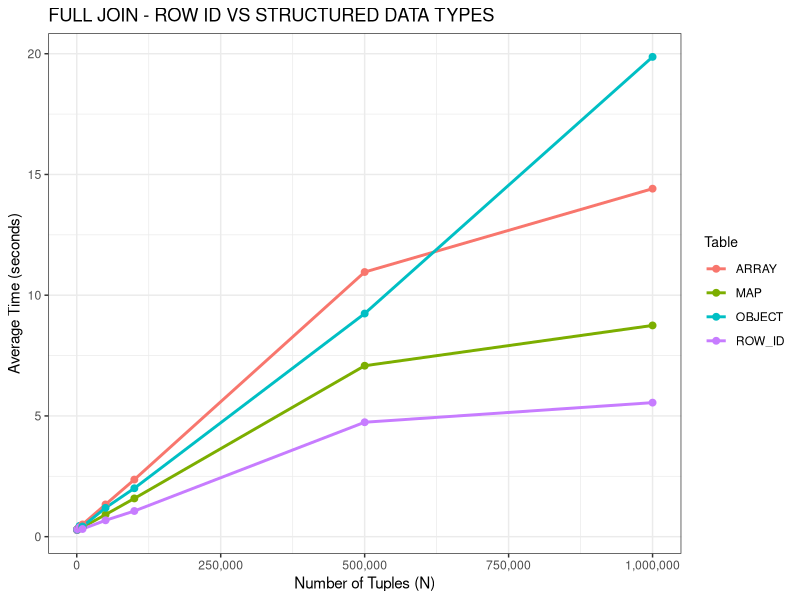
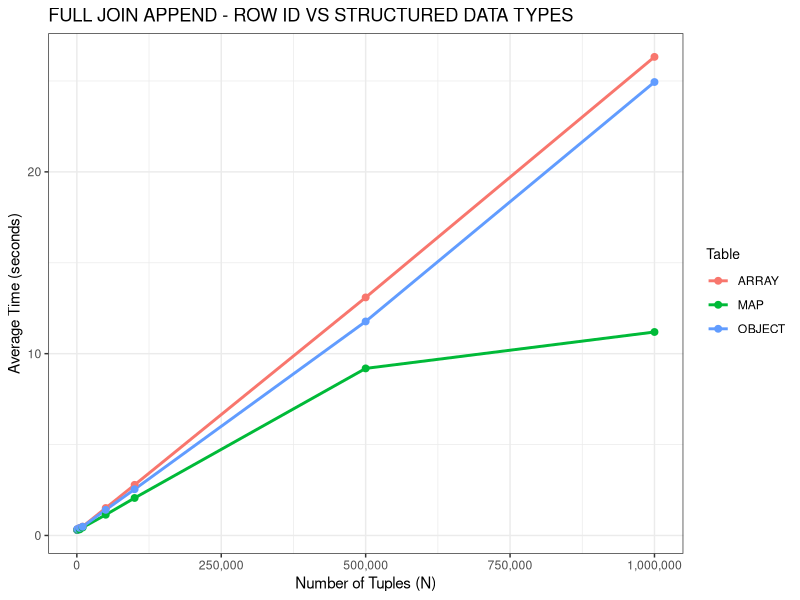
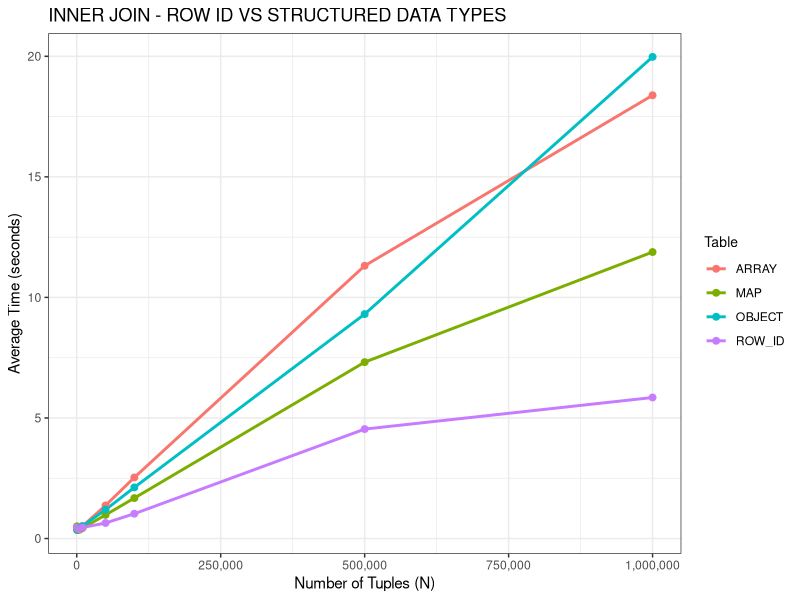
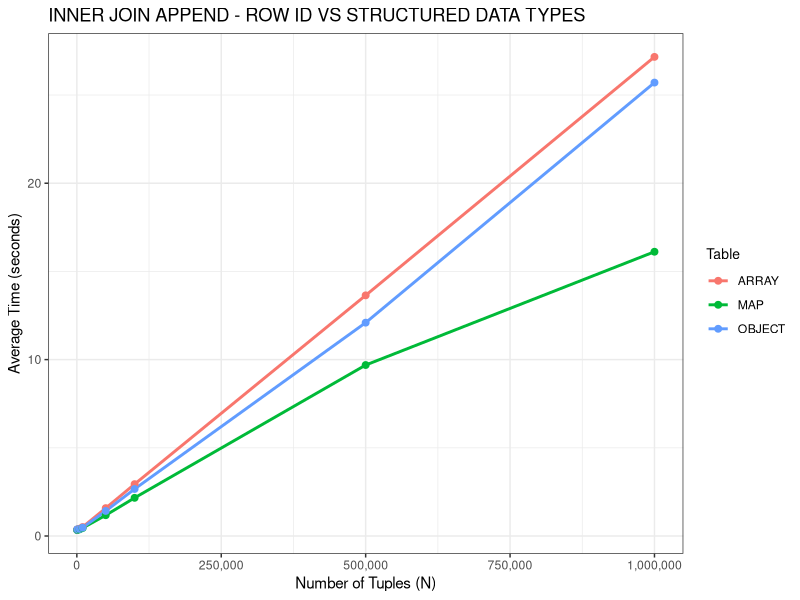
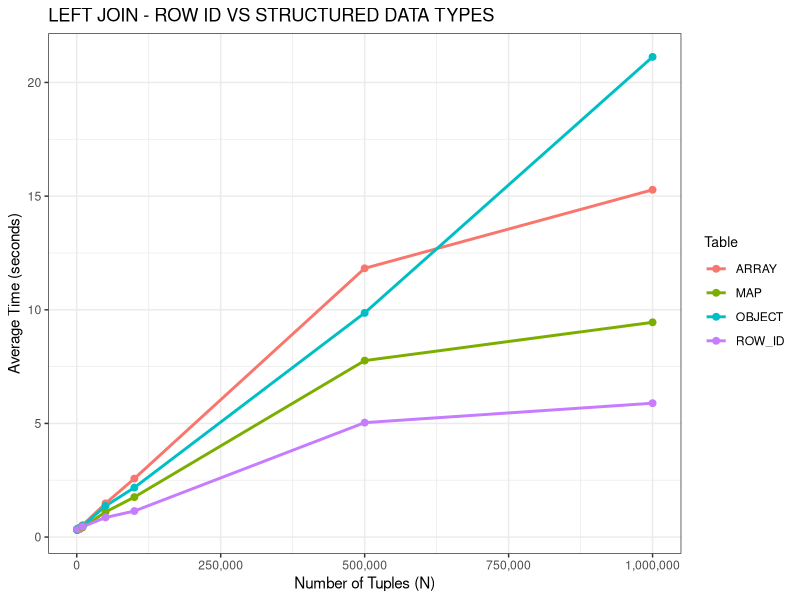
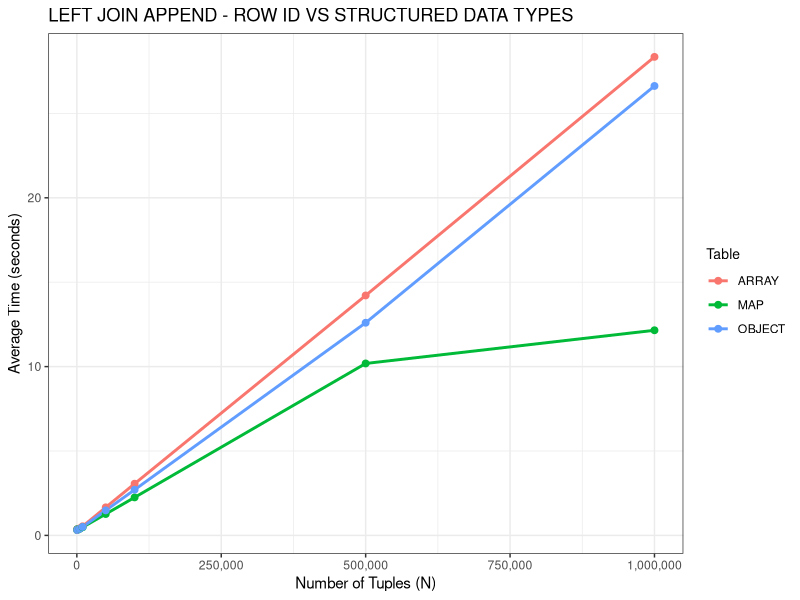

The R source for these figures, in order:
# Set CRAN mirror
options(repos = c(CRAN = "https://cloud.r-project.org/"))

# Install required packages if they are not installed
packages <- c("dplyr", "ggplot2", "readr", "scales")
new_packages <- packages[!(packages %in% installed.packages()[,"Package"])]
if (length(new_packages)) {
  install.packages(new_packages)
}

# Load required libraries
library(dplyr)
library(ggplot2)
library(readr)
library(scales)

# Load data from CSV
df <- read_csv('benchmark_results_row_id_join.csv')

df <- df %>%
  mutate(Time = as.numeric(Time))

# Average time between runs for each combination of N, Operation, and Table
df_avg <- df %>%
  group_by(N, Operation, Table) %>%
  summarise(Average_Time = mean(Time), .groups = 'drop') %>%
  mutate(N_str = format(N, big.mark = ","))  # Add formatted N after averaging

# Create plots directory if it doesn't exist
if (!dir.exists('plots')) {
  dir.create('plots')
}

# Unique operations
operations <- unique(df_avg$Operation)

# For each operation, generate a plot
for (operation in operations) {
  # Filter data for the current operation
  plot_data <- df_avg %>% filter(Operation == operation)
  print(plot_data)

  # Remove underscores from operation for title and file name
  operation_title <- gsub("_", " ", operation)
  file_name <- gsub("_", " ", operation)

  # Create the plot with title including "ROW ID VS STD"
  p <- ggplot(plot_data, aes(x = N, y = Average_Time, color = Table)) +
    geom_line(size = 1) +  # Line for each table
    geom_point(size = 2) +  # Points for each table
    scale_x_continuous(labels = comma) +  # Format x-axis labels with commas
    labs(title = paste0(operation_title, " - ROW ID VS STRUCTURED DATA TYPES"),
         x = 'Number of Tuples (N)',
         y = 'Average Time (seconds)') +
    theme_bw() +  # White background
    theme(legend.title = element_text(size = 10))

  # Save the plot as an image file in the 'plots' directory
  ggsave(filename = file.path('plots', paste0(file_name, ' ROW ID VS SDT.png')), plot = p, dpi = 300)
}
